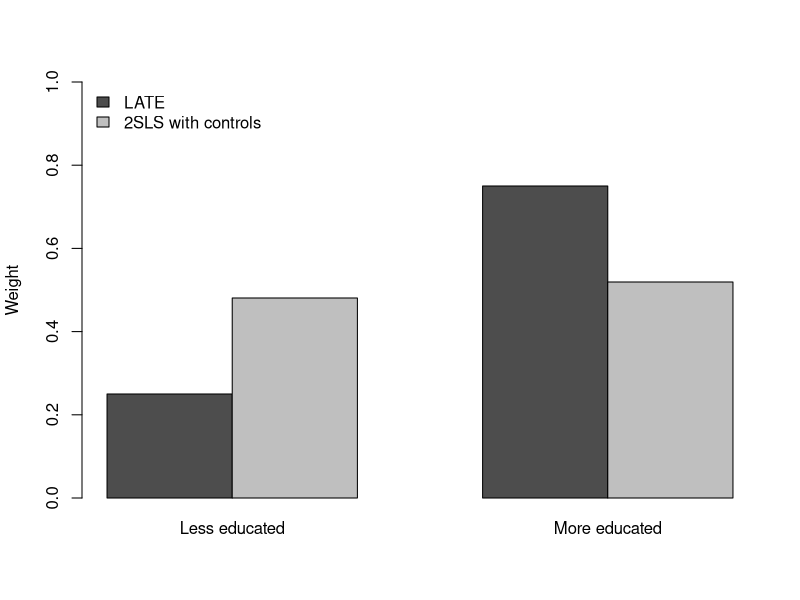
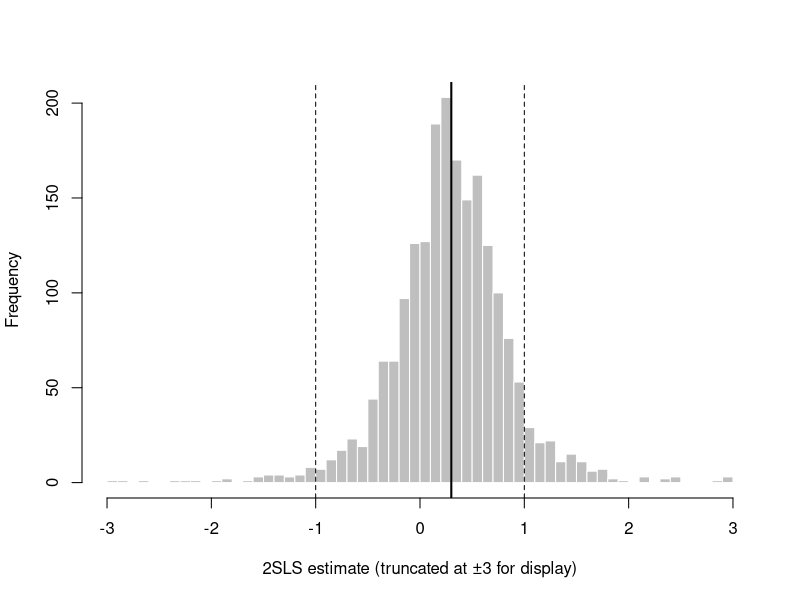

Here is the R script that generated these plots, in order:
## ---- chunk 1
#| label: toy-population
#| code-fold: false
toy <- data.frame(
  group      = c("Less educated", "More educated"),
  share      = c(0.5, 0.5),   # share of the population
  p_complier = c(0.10, 0.30), # share of compliers within group
  p_always   = c(0.10, 0.10), # share of always-takers within group
  effect     = c(0.50, 0.10), # effect of contraception on P(employed)
  baseline   = c(0.30, 0.50)  # P(employed) without contraception
)
knitr::kable(toy, caption = "Toy population (known truth)")
## ---- chunk 2
#| label: helpers
#| code-fold: show

# --- True estimands -------------------------------------------------------

#' True complier effect (LATE)
#'
#' @param d data frame describing a population, one row per group, with columns
#'   share      : share of the population in the group (sums to 1)
#'   p_complier : share of compliers within the group
#'   effect     : effect of treatment on P(Y = 1) in the group
#'   (other columns are ignored)
#' @return a single number: the average effect among compliers,
#'   sum(share * p_complier * effect) / sum(share * p_complier)
late <- function(d) sum(d$share * d$p_complier * d$effect) / sum(d$share * d$p_complier)

#' True average effect for everyone (ATE in the study population, or PATE
#' when d describes a target population)
#'
#' @param d data frame with columns share and effect (as in late())
#' @return a single number: sum(share * effect)
ate <- function(d) sum(d$share * d$effect)

#' What 2SLS with group controls converges to in large samples
#'
#' @param d data frame with columns share, p_complier, effect (as in late())
#' @param e numeric vector, one value per row of d: the probability of being
#'   assigned to the program, P(Z = 1 | group)
#' @return a single number: the weighted average of group effects with weights
#'   share * e * (1 - e) * p_complier, where e * (1 - e) = Var(Z | group)
tsls_estimand <- function(d, e) {
  w <- d$share * e * (1 - e) * d$p_complier
  sum(w * d$effect) / sum(w)
}

# --- Simulate data ----------------------------------------------------------

#' Simulate individual-level data from a toy population
#'
#' @param d data frame, one row per group, with columns
#'   group      : group label
#'   share      : share of the population in the group (sums to 1)
#'   p_complier : share of compliers within the group
#'   p_always   : share of always-takers within the group
#'                (the remaining 1 - p_complier - p_always are never-takers)
#'   effect     : effect of treatment on P(Y = 1) in the group
#'   baseline   : P(Y = 1) without treatment in the group
#'   (baseline + effect must lie in [0, 1])
#' @param e numeric vector, one value per row of d: P(Z = 1 | group)
#' @param n number of individuals to simulate
#' @return data frame with n rows and columns
#'   group   : group label
#'   Z       : instrument (0/1)
#'   W       : treatment (0/1)
#'   Y       : observed outcome (0/1)
#'   stratum : "complier", "always" or "never" (unobserved in real data)
simulate_toy <- function(d, e, n) {
  g <- sample(seq_len(nrow(d)), n, replace = TRUE, prob = d$share)
  Z <- rbinom(n, 1, e[g])
  u <- runif(n)
  stratum <- ifelse(u < d$p_complier[g], "complier",
             ifelse(u < d$p_complier[g] + d$p_always[g], "always", "never"))
  W  <- ifelse(stratum == "always", 1, ifelse(stratum == "complier", Z, 0))
  Y0 <- rbinom(n, 1, d$baseline[g])
  Y1 <- rbinom(n, 1, d$baseline[g] + d$effect[g])
  data.frame(group = d$group[g], Z = Z, W = W, Y = ifelse(W == 1, Y1, Y0),
             stratum = stratum)
}

# --- 2SLS by hand -------------------------------------------------------------

#' 2SLS point estimate, running the two stages with lm()
#'
#' @param dat data frame with columns Y, W, Z and group (e.g. from simulate_toy())
#' @param controls logical; if TRUE, the group indicator is included as a control
#'   in both stages, if FALSE no controls are used
#' @return a single number: the 2SLS estimate of beta (no standard error;
#'   use ivreg::ivreg() for inference)
tsls <- function(dat, controls = TRUE) {
  if (controls) {
    dat$W_hat <- fitted(lm(W ~ Z + group, data = dat))
    unname(coef(lm(Y ~ W_hat + group, data = dat))["W_hat"])
  } else {
    dat$W_hat <- fitted(lm(W ~ Z, data = dat))
    unname(coef(lm(Y ~ W_hat, data = dat))["W_hat"])
  }
}
## ---- chunk 3
#| label: toy1
set.seed(1)
e1   <- c(0.5, 0.5)
dat1 <- simulate_toy(toy, e1, n = 1e6)   # very large n: estimates ≈ estimands
res1 <- data.frame(
  quantity = c("True LATE (complier effect)",
               "True ATE (everyone in the study population)",
               "2SLS without controls (n = 1,000,000)",
               "2SLS with education control (n = 1,000,000)"),
  value = c(late(toy), ate(toy), tsls(dat1, FALSE), tsls(dat1, TRUE))
)
knitr::kable(res1, digits = 3)
## ---- chunk 4
#| label: toy2
e2   <- c(0.5, 0.9)   # P(Z = 1): 50% for less educated, 90% for more educated
dat2 <- simulate_toy(toy, e2, n = 1e6)
res2 <- data.frame(
  quantity = c("True LATE (complier effect)",
               "2SLS without controls",
               "2SLS with education control",
               "What 2SLS with control converges to (formula)"),
  value = c(late(toy), tsls(dat2, FALSE), tsls(dat2, TRUE), tsls_estimand(toy, e2))
)
knitr::kable(res2, digits = 3)
## ---- chunk 5
#| label: toy2-weights
#| fig-cap: "Weight each group gets in the complier effect (LATE) vs. in 2SLS with controls."
w_late <- toy$share * toy$p_complier;               w_late <- w_late / sum(w_late)
w_tsls <- toy$share * e2 * (1 - e2) * toy$p_complier; w_tsls <- w_tsls / sum(w_tsls)
barplot(rbind(LATE = w_late, `2SLS with controls` = w_tsls),
        beside = TRUE, names.arg = toy$group, ylim = c(0, 1),
        legend.text = TRUE, args.legend = list(x = "topleft", bty = "n"),
        ylab = "Weight", col = c("grey30", "grey75"))
## ---- chunk 6
#| label: toy3
set.seed(3)
toy3 <- data.frame(group = "All", share = 1, p_complier = 0.05,
                   p_always = 0.10, effect = 0.30, baseline = 0.40)
wald <- function(dat) {
  (mean(dat$Y[dat$Z == 1]) - mean(dat$Y[dat$Z == 0])) /
    (mean(dat$W[dat$Z == 1]) - mean(dat$W[dat$Z == 0]))
}
est3 <- replicate(2000, wald(simulate_toy(toy3, e = 0.5, n = 2000)))
share_impossible <- mean(abs(est3) > 1)
hist(pmax(pmin(est3, 3), -3), breaks = 60, main = "",
     xlab = "2SLS estimate (truncated at ±3 for display)", col = "grey75", border = "white")
abline(v = c(-1, 1), lty = 2); abline(v = 0.30, lwd = 2)
## ---- chunk 7
#| label: toy4
target <- toy; target$share <- c(0.8, 0.2)
res4 <- data.frame(
  quantity = c("Complier effect in the study (LATE)",
               "Effect in the target population (PATE)"),
  value = c(late(toy), ate(target))
)
knitr::kable(res4, digits = 3)
## ---- chunk 8
#| label: princebart-measures
options(knitr.kable.NA = "")
d <- toy; e <- e2
wavg  <- function(v, w) sum(w * v) / sum(w)       # weighted average over groups
p_n   <- 1 - d$p_complier - d$p_always            # never-taker share by group
w_c   <- d$share * d$p_complier                   # complier mass by group
w_a   <- d$share * d$p_always                     # always-taker mass by group
w_n   <- d$share * p_n                            # never-taker mass by group
w_cz1 <- d$share * e * d$p_complier               # compliers in program cities
target_share <- c(0.8, 0.2)                       # target population of toy example 4

by_group <- function(i) c(d$p_complier[i], d$p_always[i], p_n[i],
                          d$baseline[i], d$baseline[i] + d$effect[i],
                          d$effect[i], d$effect[i],
                          d$baseline[i], d$baseline[i] + d$effect[i], NA)
pb <- data.frame(
  measure = c("Share of compliers",
              "Share of always-takers",
              "Share of never-takers",
              "Compliers: P(employed) without contraception, E[Y(0) | complier]",
              "Compliers: P(employed) with contraception, E[Y(1) | complier]",
              "Complier effect: MATE_c (overall) / MCATE_c (by group)",
              "Complier effect among women in program cities, MATT_c",
              "Never-takers: P(employed), E[Y(0) | never-taker]",
              "Always-takers: P(employed), E[Y(1) | always-taker]",
              "Effect in target population (80% less educated), PATE"),
  overall = c(sum(w_c), sum(w_a), sum(w_n),
              wavg(d$baseline, w_c), wavg(d$baseline + d$effect, w_c),
              wavg(d$effect, w_c), wavg(d$effect, w_cz1),
              wavg(d$baseline, w_n), wavg(d$baseline + d$effect, w_a),
              sum(target_share * d$effect)),
  less_educated = by_group(1),
   more_educated = by_group(2)
  # two_sls = c("first stage (overall only)", "first stage (overall only)",
  #             "first stage (overall only)",
  #             "extra regressions (overall only)", "extra regressions (overall only)",
  #             sprintf("2SLS with control gives %.2f: a different quantity", tsls_estimand(d, e)),
  #             "", "", "", "not available")
)
knitr::kable(pb, digits = 2,
             col.names = c("Measure", "Overall", "Less educated", "More educated"))#, "2SLS counterpart"))
